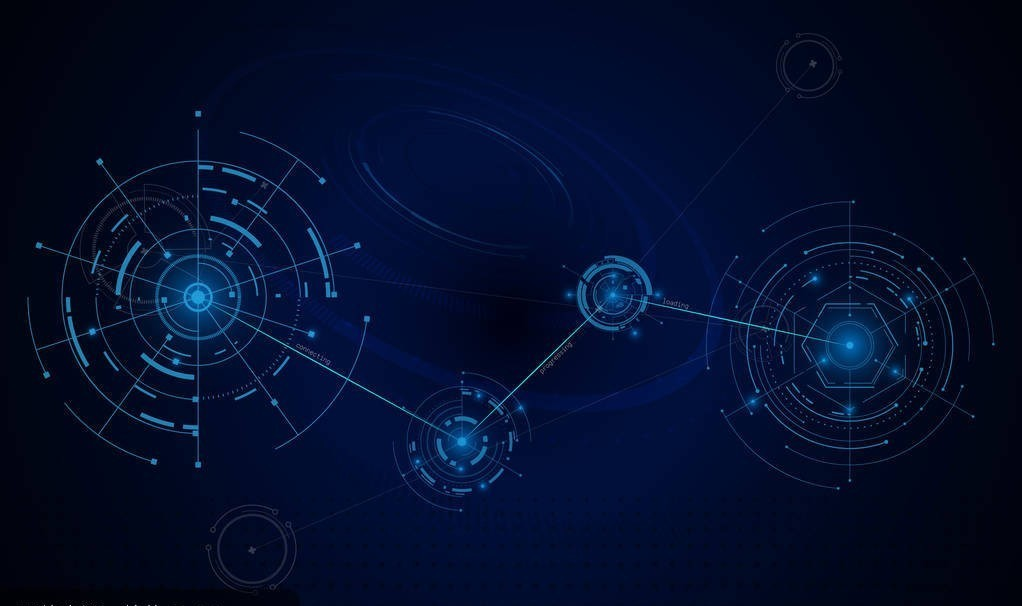
#> input picture 8.jpg, 1022 x 606 px; its folder holds only this picture in this run
$ python -i Funs.py   (imports and definitions only)   (older library calls are emulated)
#> lines starting #> are read from the running program, lines starting #| are printed output that depends on the picture; after the words box and inside, x2 and y2 are one past the last pixel; in counts of white or black regions, pixels touching at a corner belong together
#!/usr/bin/env python
# -*- coding: utf-8 -*-

import cv2
import numpy as np
from obj import *

#######################################
def nothing(x):
	pass
#######################################
# [146 lines left out: functions carry, filter_length, filter_HW, filter_area, filter_matchShapes, draw_box and 3 more, not called in this run]

##################################################
def distance(x0,y0,x1,y1):
	distance = np.sqrt(np.square(x0-x1)+np.square(y0-y1))
	return distance

>>> import cv2
>>> picture = cv2.imread('8.jpg')
#> picture is the input picture: shape (606, 1022, 3); mean B, G, R 44.1, 14.1, 3.4
>>> result = find_corner2(picture)
#> in find_corner2, `gray = cv2.cvtColor(img,cv2.COLOR_BGR2GRAY)`:
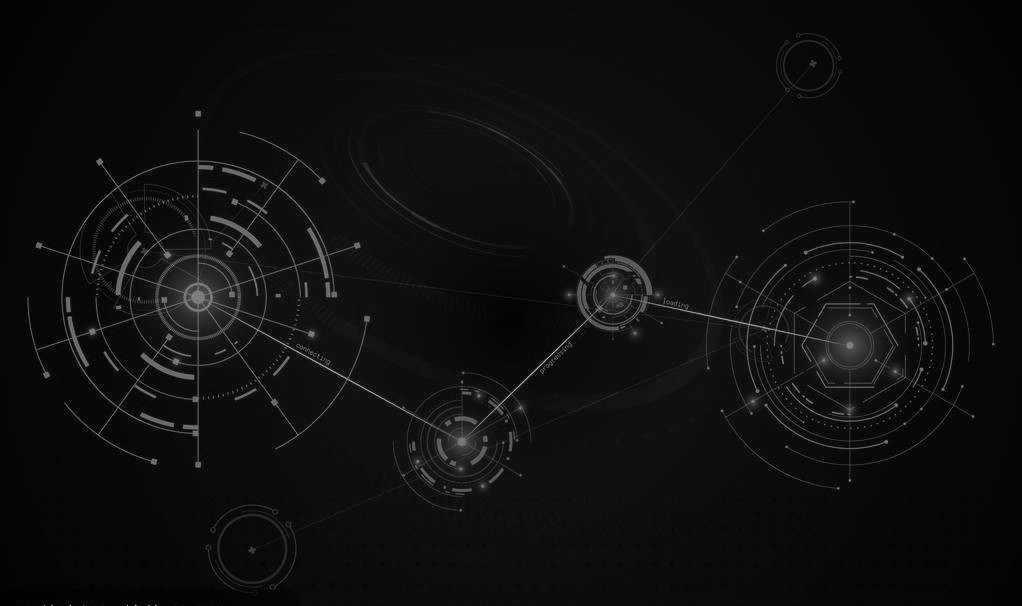
#> gray: shape (606, 1022); min 0, max 202, mean 14.3
#> in find_corner2, `edges = cv2.Canny(gray,100,200)`:
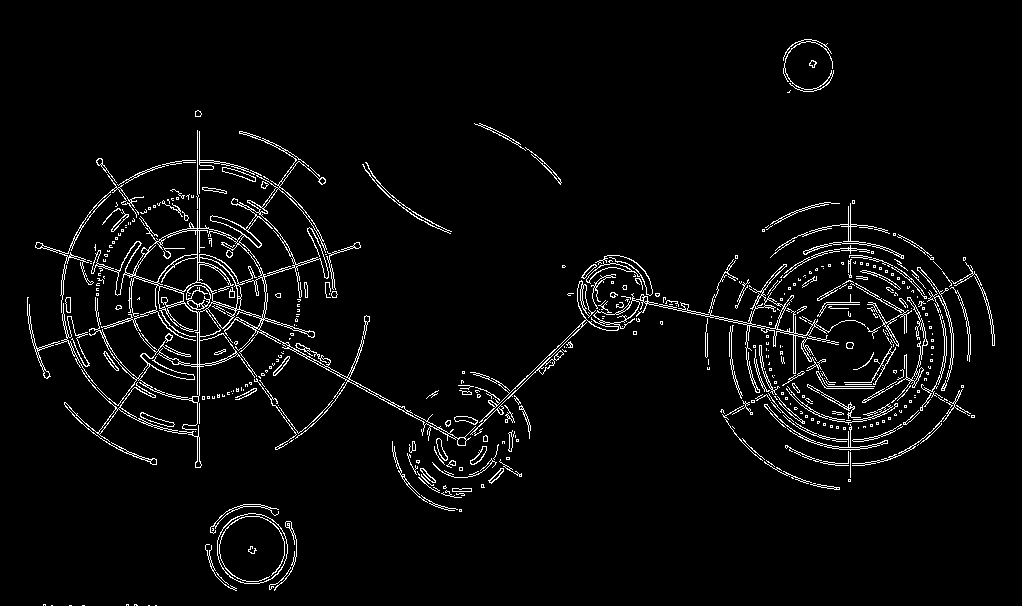
#> edges: shape (606, 1022); 3.8% white in thin lines or dots, all inside (x1, y1, x2, y2) = (27, 39, 995, 606)
#> in find_corner2, `ret,cnts,hierarchy = cv2.findContours(edges,cv2.RETR_EXTERNAL,cv2.CHAI..`: cnts = 420 contours, 337 with area under 20; largest, box (x1, y1, x2, y2) and area: (89, 131, 476, 446) 17877, (217, 513, 288, 584) 3900, (470, 259, 866, 436) 2606, (586, 255, 653, 296) 684, (64, 369, 202, 468) 395
#> the loop in filter_length, `for cnt in cnts:` made 420 passes
#> after the loop in filter_length, `for cnt in cnts:`: new_cnts = 5 contours; box (x1, y1, x2, y2) and area: (89, 131, 476, 446) 17877, (470, 259, 866, 436) 2606, (64, 369, 202, 468) 395, (35, 174, 144, 313) 349, (27, 297, 97, 386) 298
#> in find_corner2, `cnts = filter_length(cnts,800)`: cnts has the same summary as new_cnts in filter_length
#> the loop in find_corner2, `for cnt in cnts:` made 5 passes
#> after the loop in find_corner2, `for cnt in cnts:`: dst_cnt = contour of 3027 points, box (x1, y1, x2, y2) (89, 131, 476, 446), area 17877; max_area = 121905
#> in find_corner2, `img = img[y:y+h,x:x+w]`:
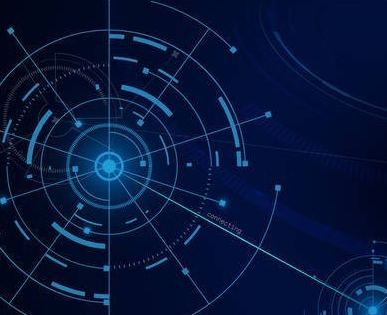
#> img: shape (315, 387, 3); mean B, G, R 59, 22.3, 7
